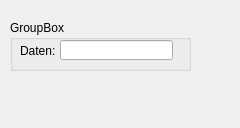
<?xml version="1.0" encoding="UTF-8"?>
<ui version="4.0">
 <class>mydebugwindow</class>
 <widget class="QWidget" name="mydebugwindow">
  <property name="geometry">
   <rect>
    <x>0</x>
    <y>0</y>
    <width>240</width>
    <height>128</height>
   </rect>
  </property>
  <property name="windowTitle">
   <string>mydebugwindow</string>
  </property>
  <widget class="QGroupBox" name="groupBox">
   <property name="geometry">
    <rect>
     <x>10</x>
     <y>20</y>
     <width>181</width>
     <height>51</height>
    </rect>
   </property>
   <property name="title">
    <string>GroupBox</string>
   </property>
   <widget class="QLineEdit" name="lineEdit">
    <property name="geometry">
     <rect>
      <x>50</x>
      <y>20</y>
      <width>113</width>
      <height>20</height>
     </rect>
    </property>
   </widget>
   <widget class="QLabel" name="label">
    <property name="geometry">
     <rect>
      <x>10</x>
      <y>20</y>
      <width>51</width>
      <height>21</height>
     </rect>
    </property>
    <property name="text">
     <string>Daten:</string>
    </property>
   </widget>
  </widget>
 </widget>
 <layoutdefault spacing="6" margin="11"/>
 <resources/>
 <connections/>
</ui>
